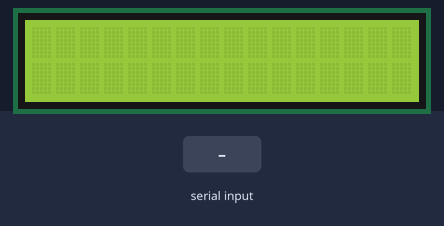
The sketch below on a simulated Arduino Uno, built with avr-gcc and run on an emulated ATmega328P. Parts: 16×2 character LCD. The inputs (shaded band) are chosen by the test bench. What the sketch prints to the serial monitor is not drawn.

Above: at 1.2 s.
1.3 s: "1" received over the second serial link
At 2.2 s:
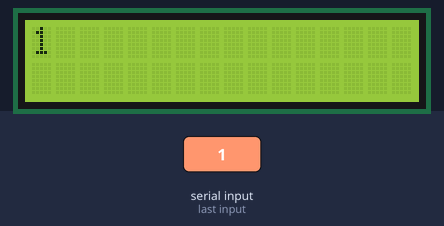
2.8 s: "0" received over the second serial link
At 3.4 s:
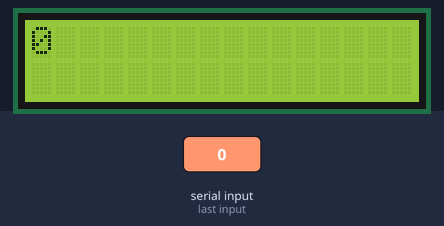
4.3 s: "2" received over the second serial link
At 5.7 s:
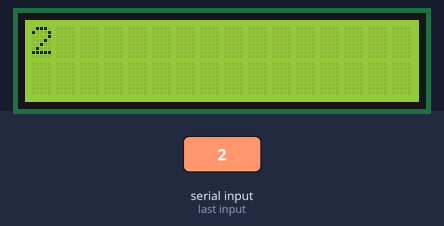
Timing chart, 0 to 7.3 s (numbered marks = the images above; inputs shaded):
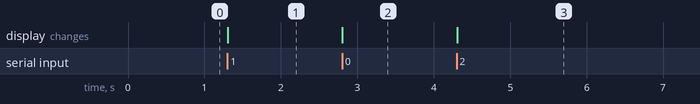

Measured:
- after the input at 1.3 s, the display: changes at once (image 1)
- after the input at 2.8 s, the display: changes at once (image 2)
- after the input at 4.3 s, the display: changes at once (image 3)

The sketch:

Bluetooth_Test.ino
```cpp
#include <SoftwareSerial.h>
#include <LiquidCrystal_I2C.h>
#include <Wire.h>

LiquidCrystal_I2C lcd(0x27, 16, 2);
SoftwareSerial hc06(1,0);
String message="";

void setup(){
Serial.begin(9600);
lcd.init();
lcd.backlight();
//Initialize Serial Monitor
//Initialize Bluetooth Serial Port
hc06.begin(9600);
}

void loop(){
lcd.setCursor(0, 0);
//Write data from HC06 to Serial Monitor
if (hc06.available()){
message+=char(hc06.read());
Serial.print(message);
lcd.clear();
lcd.print(message); //Display the message in the LCD display}
}
else message="";
}
```
